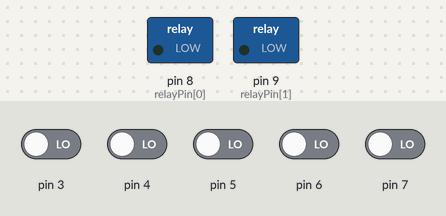
Simulated run of this sketch. Board: Arduino Uno, built with avr-gcc and run on an emulated ATmega328P. Parts: switched loads named in the sketch (green lamp = pin HIGH). The inputs (shaded band) are chosen by the test bench; at power-on: pin 3–7 LOW. Random numbers use the default seed unless the sketch sets one; what the sketch prints to the serial monitor is not drawn.

Above: at 1.2 s.
1.3 s: pin 7 driven HIGH
At 2.96 s:
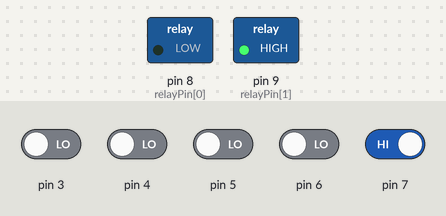
At 4.26 s:
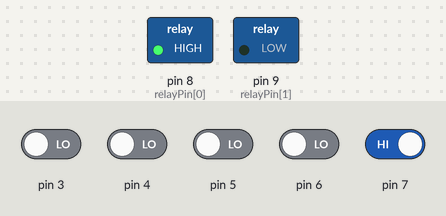
4.3 s: pin 3 driven HIGH
7.3 s: pin 3 driven LOW
At 9.9 s:
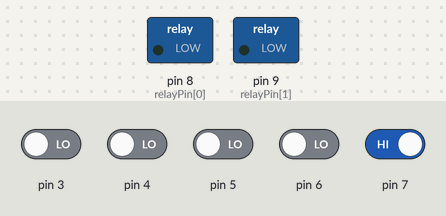
10.3 s: pin 5 driven HIGH and pin 6 driven HIGH
Timing chart, 0 to 12.8 s (numbered marks = the images above; inputs shaded):
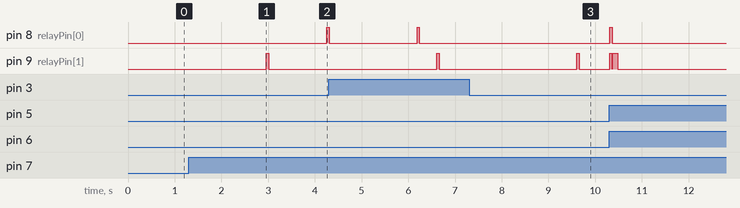

Measured:
- after the input at 1.3 s, pin 8 (relayPin[0]): LOW → HIGH after 3.0 s; pin 9 (relayPin[1]): LOW → HIGH after 1.7 s, → LOW 0.05 s later
- after the input at 7.3 s, pin 9 (relayPin[1]): LOW → HIGH after 2.3 s, → LOW 0.05 s later

The sketch:

solenoid-telerobotics.ino
```cpp
int DTMFdata = -1;
int relayPin[2] = {8, 9};
unsigned long millisRelay[2] = {0, 0};
int noteLength[2][10][4];
int patternIndex[2] = {0, 0};
int relayState[2] = {LOW, LOW};

void setup() {
  Serial.begin(9600);
  pinMode(3, INPUT);
  pinMode(4, INPUT);
  pinMode(5, INPUT);
  pinMode(6, INPUT);
  pinMode(7, INPUT);
  Serial.begin(9600);
  pinMode(relayPin[0], OUTPUT);
  pinMode(relayPin[1], OUTPUT);
  for (int i = 0; i < 2; i++) {
    for (int j = 0; j < 10; j++) {
      int mult = random(2,6);
      for (int k = 0; k < 4; k++) {
        noteLength[i][j][k] = random(200, 600) + 800 * mult;
      }
    }
  }
}

void loop() {
  runRelays();
  dtmf();
}

void runRelays() {
  for (int i = 0; i < 2; i++) {
    if (relayState[i] == HIGH && millis() > millisRelay[i] + 50 && DTMFdata != -1 || relayState[i] == LOW && millis() > millisRelay[i] + noteLength[i][DTMFdata][patternIndex[i] % 4] && DTMFdata != -1) {
      int state = relayState[i] == HIGH ? LOW : HIGH;
      digitalWrite(relayPin[i], state);
      relayState[i] = state;
      millisRelay[i] = millis();
      if (state == HIGH) {
        patternIndex[i]++;
      }

    }
  }
}

void dtmf() {
  // put your main code here, to run repeatedly:
  if (digitalRead(7) == HIGH) {
    DTMFdata = 0;
    if (digitalRead(6) == HIGH) {
      DTMFdata += 8;
    }
    if (digitalRead(5) == HIGH) {
      DTMFdata += 4;
    }
    if (digitalRead(4) == HIGH) {
      DTMFdata += 2;
    }
    if (digitalRead(3) == HIGH) {
      DTMFdata += 1;
    }
    if (DTMFdata == 10) {
      DTMFdata = 0;
    }
    Serial.println(DTMFdata);
  }
}
```
